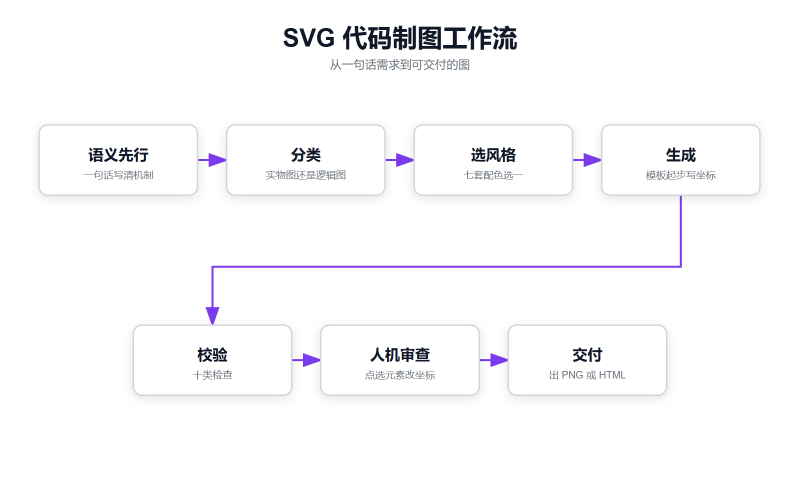
#> input picture assets/workflow.png, 1600 x 967 px (shown at 1/2 size)
$ python -i image_tools.py   (imports and definitions only)
#> lines starting #> are read from the running program, lines starting #| are printed output that depends on the picture; after the words box and inside, x2 and y2 are one past the last pixel; in counts of white or black regions, pixels touching at a corner belong together
#> further down, picture is the input picture: PIL image 1600x967 RGB; mean R, G, B 249.8, 249.6, 250.9
# -*- coding: utf-8 -*-
"""图像工具集：读图、裁切、裁白边、缩放、标注。

PIL 的胶水活都封好：EXIF 方向摆正、按扩展名选编码器、中文标注字体查找、
坐标边界检查、输出命名。省掉每次现写这几行。

用法:
  python image_tools.py info 图.png
  python image_tools.py crop 图.png --box 100,100,500,400 [--norm] [--out 出.png]
  python image_tools.py trim 图.png [--pad 8] [--tolerance 8] [--out 出.png]
  python image_tools.py resize 图.png --width 800 [--out 出.png]
  python image_tools.py annotate 图.png --box 100,100,500,400[:标签[:#ff0000]] ...

依赖 PIL：
  uv run --with pillow python image_tools.py ...

基础工具（open_image、save_image、norm_to_pixel、draw_boxes、find_font、
default_output_path）吸收自 Qwen-MM-Plugins（Apache-2.0，github.com/QwenLM/
Qwen-MM-Plugins 的 src/shared/image.py、src/shared/content.py、
src/capabilities/core/producers/），改造为命令行工具。
"""
from __future__ import annotations

import argparse
import os
import sys
from pathlib import Path


# 多框标注的默认配色，轮流用。
COLORS = [
    (255, 0, 0),
    (0, 128, 255),
    (0, 160, 0),
    (255, 128, 0),
    (160, 0, 200),
    (0, 160, 160),
    (200, 0, 100),
    (90, 90, 90),
]


def 错误(msg: str) -> None:
    sys.stderr.write(f"Error: {msg}\n")
    sys.exit(1)


# [25 lines left out: functions 检查PIL, open_image, not called in this run]


_EXT_FORMAT = {
    "jpg": "JPEG",
    "jpeg": "JPEG",
    "png": "PNG",
    "webp": "WEBP",
    "bmp": "BMP",
    "gif": "GIF",
    "tiff": "TIFF",
    "tif": "TIFF",
}


# [103 lines left out: functions save_image, default_output_path, norm_to_pixel, find_font, draw_boxes, hex_to_rgb, not called in this run]


def content_bbox(img, tolerance: int = 8):
    """内容边界框：跟白色背景有差异的像素范围。全白返回 None。"""
#> called with tolerance = 8
    from PIL import Image, ImageChops

    rgb = img.convert("RGB")
    bg = Image.new("RGB", rgb.size, (255, 255, 255))
#> bg: PIL image 1600x967 RGB; every value is 255
    diff = ImageChops.difference(rgb, bg).convert("L")
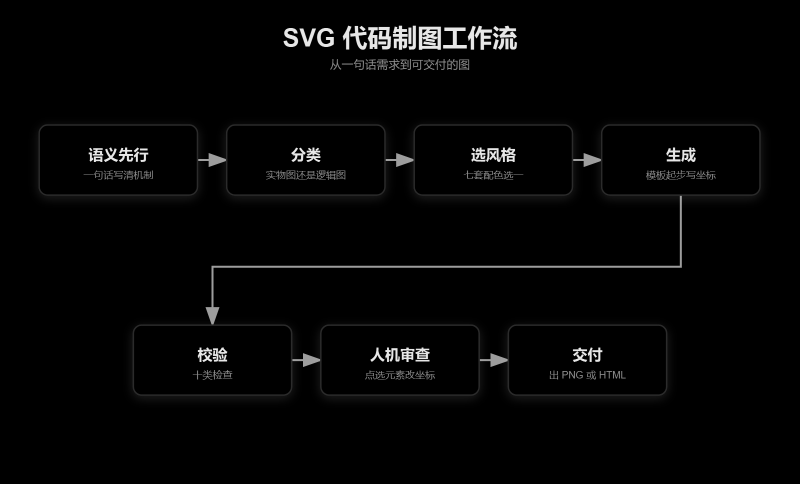
#> diff: PIL image 1600x967 L (shown at 1/2 size); min 0, max 231, mean 5.2
    mask = diff.point(lambda p: 255 if p > tolerance else 0)
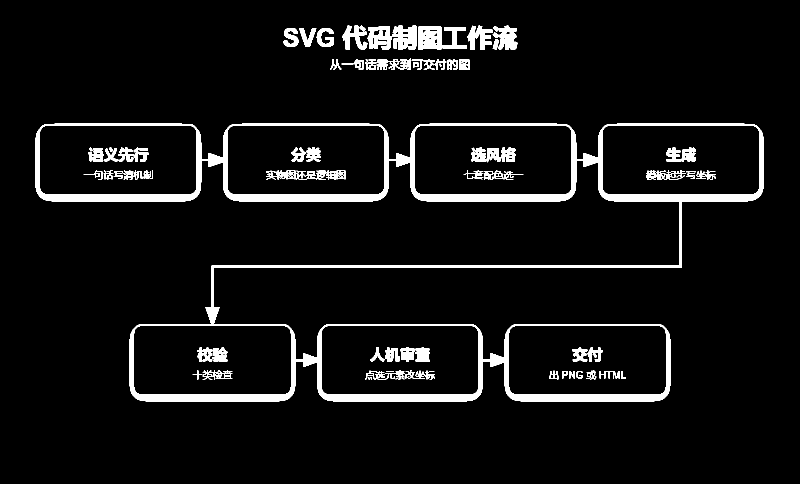
#> mask: PIL image 1600x967 L (shown at 1/2 size); 6.4% white; 107 white regions (20 under 20 px), largest, box (x1, y1, x2, y2) and area: (71, 247, 1528, 803) 67585, (837, 53, 883, 100) 1868, (942, 295, 1032, 325) 1800
    return mask.getbbox()


# [144 lines left out: functions 解析框, cmd_info, cmd_crop, cmd_trim, cmd_resize, cmd_annotate and 1 more, not called in this run]


# [2 lines not run here, left out]

>>> from PIL import Image
>>> picture = Image.open('../../../assets/workflow.png')
>>> result = content_bbox(picture)
#> result = (71, 51, 1528, 803)
